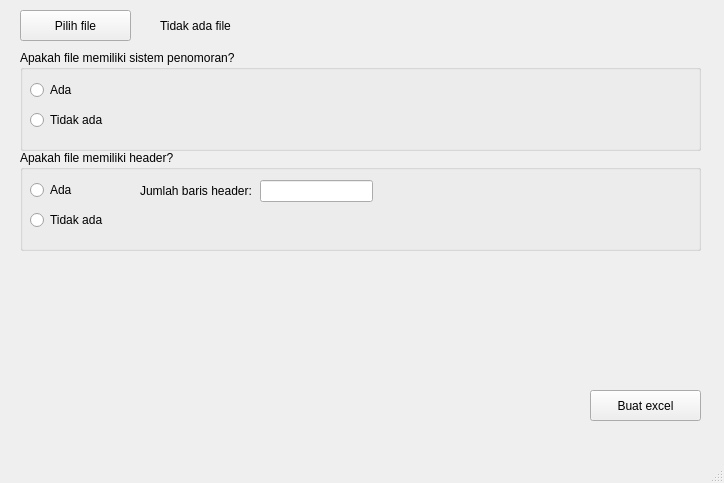
<?xml version="1.0" encoding="UTF-8"?>
<ui version="4.0">
 <class>MainWindow</class>
 <widget class="QMainWindow" name="MainWindow">
  <property name="geometry">
   <rect>
    <x>0</x>
    <y>0</y>
    <width>724</width>
    <height>483</height>
   </rect>
  </property>
  <property name="windowTitle">
   <string>MainWindow</string>
  </property>
  <widget class="QWidget" name="centralwidget">
   <widget class="QPushButton" name="uploadButton">
    <property name="geometry">
     <rect>
      <x>20</x>
      <y>10</y>
      <width>111</width>
      <height>31</height>
     </rect>
    </property>
    <property name="text">
     <string>Pilih file</string>
    </property>
   </widget>
   <widget class="QLabel" name="fileNameLabel">
    <property name="geometry">
     <rect>
      <x>160</x>
      <y>10</y>
      <width>461</width>
      <height>31</height>
     </rect>
    </property>
    <property name="text">
     <string>Tidak ada file</string>
    </property>
   </widget>
   <widget class="QGroupBox" name="numberGroupBox">
    <property name="geometry">
     <rect>
      <x>20</x>
      <y>50</y>
      <width>681</width>
      <height>101</height>
     </rect>
    </property>
    <property name="title">
     <string>Apakah file memiliki sistem penomoran?</string>
    </property>
    <widget class="QRadioButton" name="numYesRadioButton">
     <property name="geometry">
      <rect>
       <x>10</x>
       <y>30</y>
       <width>89</width>
       <height>20</height>
      </rect>
     </property>
     <property name="text">
      <string>Ada</string>
     </property>
    </widget>
    <widget class="QRadioButton" name="numNoRadioButton">
     <property name="geometry">
      <rect>
       <x>10</x>
       <y>60</y>
       <width>91</width>
       <height>20</height>
      </rect>
     </property>
     <property name="text">
      <string>Tidak ada</string>
     </property>
    </widget>
   </widget>
   <widget class="QGroupBox" name="headerGroupBox">
    <property name="geometry">
     <rect>
      <x>20</x>
      <y>150</y>
      <width>681</width>
      <height>101</height>
     </rect>
    </property>
    <property name="title">
     <string>Apakah file memiliki header?</string>
    </property>
    <widget class="QRadioButton" name="headerYesRadioButton">
     <property name="geometry">
      <rect>
       <x>10</x>
       <y>30</y>
       <width>89</width>
       <height>20</height>
      </rect>
     </property>
     <property name="text">
      <string>Ada</string>
     </property>
    </widget>
    <widget class="QRadioButton" name="headerNoRadioButton">
     <property name="geometry">
      <rect>
       <x>10</x>
       <y>60</y>
       <width>89</width>
       <height>20</height>
      </rect>
     </property>
     <property name="text">
      <string>Tidak ada</string>
     </property>
    </widget>
    <widget class="QLineEdit" name="headerRowLineEdit">
     <property name="geometry">
      <rect>
       <x>240</x>
       <y>30</y>
       <width>113</width>
       <height>22</height>
      </rect>
     </property>
     <property name="inputMask">
      <string>00</string>
     </property>
    </widget>
    <widget class="QLabel" name="headerRowLabel">
     <property name="geometry">
      <rect>
       <x>120</x>
       <y>30</y>
       <width>121</width>
       <height>21</height>
      </rect>
     </property>
     <property name="text">
      <string>Jumlah baris header:</string>
     </property>
    </widget>
   </widget>
   <widget class="QPushButton" name="generateButton">
    <property name="geometry">
     <rect>
      <x>590</x>
      <y>390</y>
      <width>111</width>
      <height>31</height>
     </rect>
    </property>
    <property name="text">
     <string>Buat excel</string>
    </property>
   </widget>
  </widget>
  <widget class="QMenuBar" name="menubar">
   <property name="geometry">
    <rect>
     <x>0</x>
     <y>0</y>
     <width>724</width>
     <height>22</height>
    </rect>
   </property>
  </widget>
  <widget class="QStatusBar" name="statusbar"/>
  <action name="actiontest1">
   <property name="text">
    <string>test1</string>
   </property>
  </action>
  <action name="actiontest2">
   <property name="text">
    <string>test2?</string>
   </property>
  </action>
 </widget>
 <resources/>
 <connections/>
</ui>
